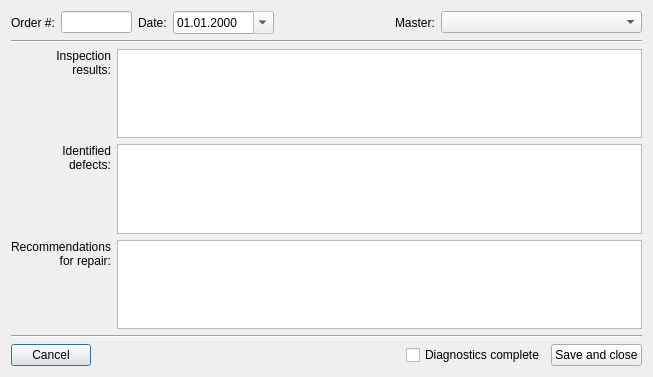
<?xml version="1.0" encoding="UTF-8"?>
<ui version="4.0">
 <class>EditDiagReport</class>
 <widget class="QDialog" name="EditDiagReport">
  <property name="geometry">
   <rect>
    <x>0</x>
    <y>0</y>
    <width>653</width>
    <height>377</height>
   </rect>
  </property>
  <property name="windowTitle">
   <string>Diagnostics report</string>
  </property>
  <property name="windowIcon">
   <iconset resource="Icons.qrc">
    <normaloff>:/icons/icons/report_magnify_edit.png</normaloff>:/icons/icons/report_magnify_edit.png</iconset>
  </property>
  <layout class="QFormLayout" name="formLayout">
   <property name="fieldGrowthPolicy">
    <enum>QFormLayout::AllNonFixedFieldsGrow</enum>
   </property>
   <property name="labelAlignment">
    <set>Qt::AlignRight|Qt::AlignTrailing|Qt::AlignVCenter</set>
   </property>
   <item row="0" column="0" colspan="2">
    <layout class="QHBoxLayout" name="horizontalLayout_2">
     <item alignment="Qt::AlignRight">
      <widget class="QLabel" name="label_2">
       <property name="text">
        <string>Order #:</string>
       </property>
      </widget>
     </item>
     <item>
      <widget class="QLineEdit" name="eOrderID">
       <property name="maximumSize">
        <size>
         <width>71</width>
         <height>16777215</height>
        </size>
       </property>
       <property name="maxLength">
        <number>11</number>
       </property>
      </widget>
     </item>
     <item alignment="Qt::AlignRight">
      <widget class="QLabel" name="label">
       <property name="text">
        <string>Date:</string>
       </property>
      </widget>
     </item>
     <item>
      <widget class="QDateEdit" name="eDate">
       <property name="minimumSize">
        <size>
         <width>101</width>
         <height>0</height>
        </size>
       </property>
       <property name="maximumSize">
        <size>
         <width>101</width>
         <height>16777215</height>
        </size>
       </property>
       <property name="readOnly">
        <bool>true</bool>
       </property>
       <property name="buttonSymbols">
        <enum>QAbstractSpinBox::UpDownArrows</enum>
       </property>
       <property name="displayFormat">
        <string>dd.MM.yyyy</string>
       </property>
       <property name="calendarPopup">
        <bool>true</bool>
       </property>
      </widget>
     </item>
     <item>
      <spacer name="horizontalSpacer">
       <property name="orientation">
        <enum>Qt::Horizontal</enum>
       </property>
       <property name="sizeHint" stdset="0">
        <size>
         <width>40</width>
         <height>20</height>
        </size>
       </property>
      </spacer>
     </item>
     <item alignment="Qt::AlignRight">
      <widget class="QLabel" name="label_3">
       <property name="text">
        <string>Master:</string>
       </property>
      </widget>
     </item>
     <item>
      <widget class="QComboBox" name="eMaster">
       <property name="minimumSize">
        <size>
         <width>201</width>
         <height>0</height>
        </size>
       </property>
       <property name="maximumSize">
        <size>
         <width>261</width>
         <height>16777215</height>
        </size>
       </property>
      </widget>
     </item>
    </layout>
   </item>
   <item row="1" column="0" colspan="2">
    <widget class="Line" name="line">
     <property name="orientation">
      <enum>Qt::Horizontal</enum>
     </property>
    </widget>
   </item>
   <item row="2" column="0">
    <widget class="QLabel" name="label_4">
     <property name="text">
      <string>Inspection 
 results:</string>
     </property>
     <property name="alignment">
      <set>Qt::AlignRight|Qt::AlignTop|Qt::AlignTrailing</set>
     </property>
    </widget>
   </item>
   <item row="2" column="1">
    <widget class="QPlainTextEdit" name="eInspect">
     <property name="documentTitle">
      <string/>
     </property>
    </widget>
   </item>
   <item row="4" column="0">
    <widget class="QLabel" name="label_5">
     <property name="text">
      <string>Identified 
 defects:</string>
     </property>
     <property name="alignment">
      <set>Qt::AlignRight|Qt::AlignTop|Qt::AlignTrailing</set>
     </property>
    </widget>
   </item>
   <item row="4" column="1">
    <widget class="QPlainTextEdit" name="eDefects"/>
   </item>
   <item row="5" column="0">
    <widget class="QLabel" name="label_6">
     <property name="text">
      <string>Recommendations 
 for repair:</string>
     </property>
     <property name="alignment">
      <set>Qt::AlignRight|Qt::AlignTop|Qt::AlignTrailing</set>
     </property>
    </widget>
   </item>
   <item row="5" column="1">
    <widget class="QPlainTextEdit" name="eRecomm"/>
   </item>
   <item row="6" column="0" colspan="2">
    <widget class="Line" name="line_2">
     <property name="orientation">
      <enum>Qt::Horizontal</enum>
     </property>
    </widget>
   </item>
   <item row="7" column="0" colspan="2">
    <layout class="QHBoxLayout" name="horizontalLayout">
     <item>
      <widget class="QPushButton" name="bCancel">
       <property name="text">
        <string>Cancel</string>
       </property>
       <property name="icon">
        <iconset>
         <normalon>:/icons/icons/door_out.png</normalon>
        </iconset>
       </property>
      </widget>
     </item>
     <item>
      <spacer name="horizontalSpacer_2">
       <property name="orientation">
        <enum>Qt::Horizontal</enum>
       </property>
       <property name="sizeHint" stdset="0">
        <size>
         <width>40</width>
         <height>20</height>
        </size>
       </property>
      </spacer>
     </item>
     <item>
      <widget class="QCheckBox" name="cbDiagComplete">
       <property name="toolTip">
        <string>&lt;html&gt;&lt;head/&gt;&lt;body&gt;&lt;p&gt;Sets corresponding order state&lt;/p&gt;&lt;/body&gt;&lt;/html&gt;</string>
       </property>
       <property name="text">
        <string>Diagnostics complete</string>
       </property>
      </widget>
     </item>
     <item>
      <widget class="QPushButton" name="bSave">
       <property name="text">
        <string>Save and close</string>
       </property>
       <property name="icon">
        <iconset>
         <normalon>:/icons/icons/disk.png</normalon>
        </iconset>
       </property>
      </widget>
     </item>
    </layout>
   </item>
  </layout>
 </widget>
 <tabstops>
  <tabstop>eOrderID</tabstop>
  <tabstop>eDate</tabstop>
  <tabstop>eMaster</tabstop>
  <tabstop>eInspect</tabstop>
  <tabstop>eDefects</tabstop>
  <tabstop>eRecomm</tabstop>
  <tabstop>bSave</tabstop>
  <tabstop>bCancel</tabstop>
 </tabstops>
 <resources>
  <include location="Icons.qrc"/>
 </resources>
 <connections/>
</ui>
